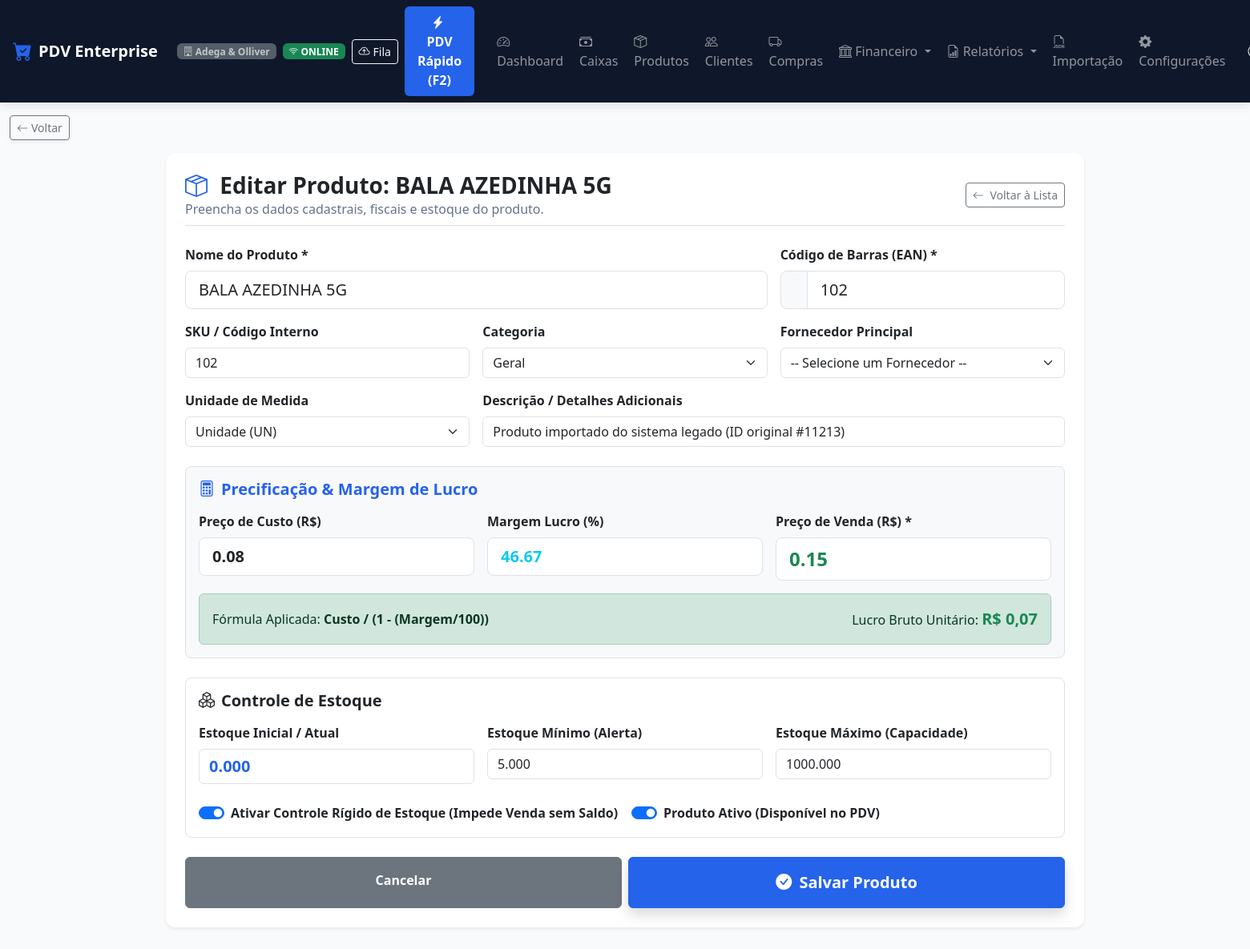
Page /produtos/editar/528/ (signed in) on the earlier database version.
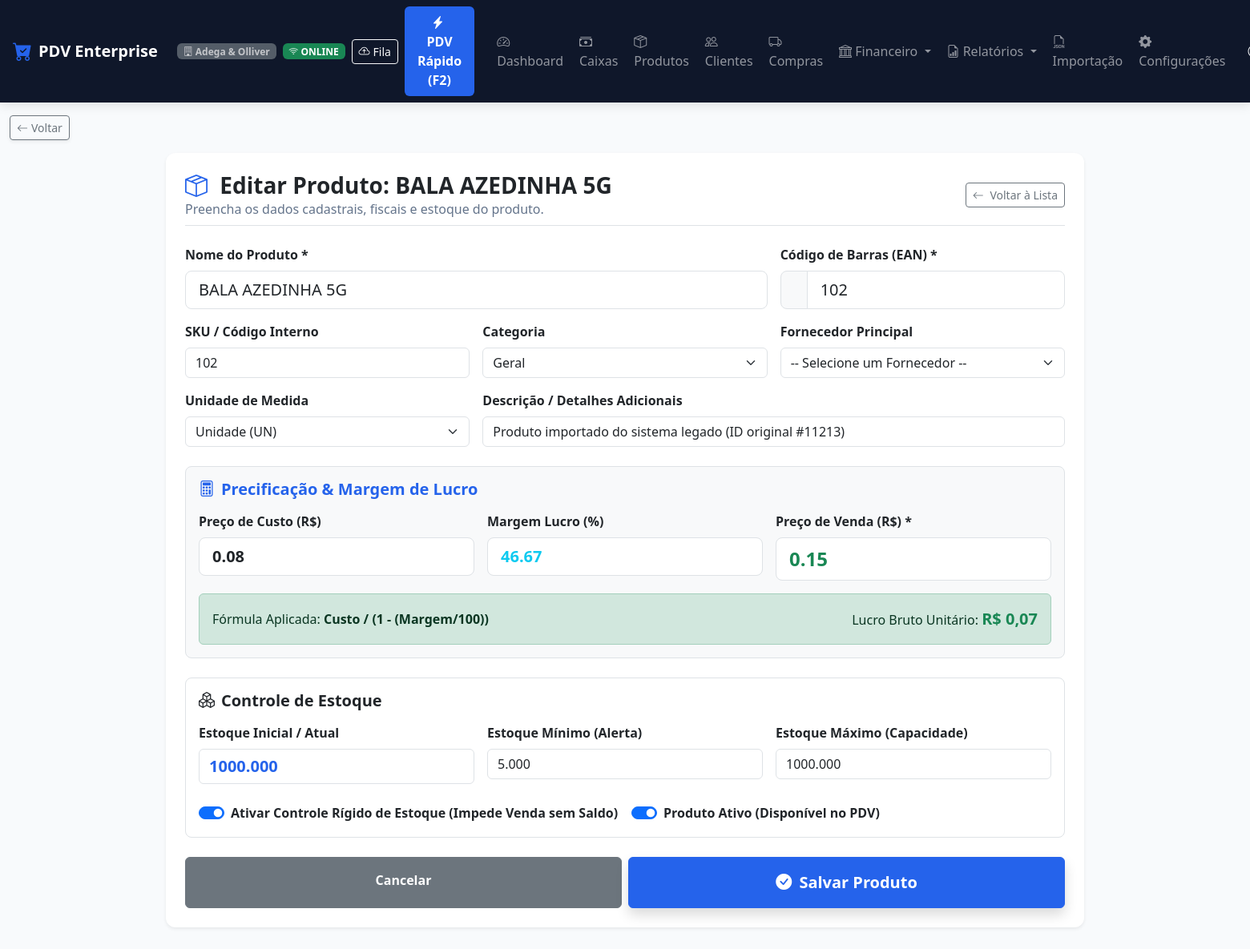
Same page on the later database version.
### apps/produtos/models.py (models this page shows, shortened)
class Produto(TenantModelMixin):
    UNIDADE_CHOICES = [
        ('UN', 'Unidade (UN)'),
        ('KG', 'Quilograma (KG)'),
        ('G', 'Grama (G)'),
        ('L', 'Litro (L)'),
        ('ML', 'Mililitro (ML)'),
        ('LT', 'Lata (LT)'),
        ('CX', 'Caixa (CX)'),
        ('PCT', 'Pacote (PCT)'),
        ('FD', 'Fardo (FD)'),
        ('M2', 'Metro Quadrado (M²)'),
    ]
    categoria = models.ForeignKey(Categoria, on_delete=models.SET_NULL, null=True, blank=True, related_name='produtos')
    fornecedor_principal = models.ForeignKey('clientes.Fornecedor', on_delete=models.SET_NULL, null=True, blank=True, related_name='produtos')
    codigo_barras = models.CharField('Código de Barras (EAN)', max_length=50, db_index=True)
    sku = models.CharField('SKU / Código Interno', max_length=50, blank=True, db_index=True)
    nome = models.CharField('Nome do Produto', max_length=200)
    descricao = models.TextField('Descrição / Detalhes', blank=True)
    preco_custo = models.DecimalField('Preço de Custo (R$)', max_digits=12, decimal_places=2, default=0.00)
    margem_lucro = models.DecimalField('Margem de Lucro Bruto (%)', max_digits=6, decimal_places=2, default=30.00, help_text="Cálculo base: Venda = Custo / (1 - (Margem/100))")
    preco_venda = models.DecimalField('Preço de Venda (R$)', max_digits=12, decimal_places=2, default=0.00)
    estoque_atual = models.DecimalField('Estoque Atual', max_digits=12, decimal_places=3, default=0.000)
    estoque_minimo = models.DecimalField('Estoque Mínimo', max_digits=12, decimal_places=3, default=5.000)
    estoque_maximo = models.DecimalField('Estoque Máximo', max_digits=12, decimal_places=3, default=1000.000, null=True, blank=True)
    unidade_medida = models.CharField('Unidade de Medida', max_length=10, choices=UNIDADE_CHOICES, default='UN')
    controle_estoque = models.BooleanField('Controla Estoque', default=True)
    imagem = models.ImageField('Imagem do Produto', upload_to='produtos/', null=True, blank=True)
    ativo = models.BooleanField('Ativo', default=True)
    class Meta:
        verbose_name = 'Produto'
        verbose_name_plural = 'Produtos'
        unique_together = ['empresa', 'codigo_barras']
    @property
    def lucro_real(self) -> Decimal:
        return calculate_profit_amount(self.preco_custo, self.preco_venda)

class Categoria(TenantModelMixin):
    nome = models.CharField('Nome da Categoria', max_length=100)
    descricao = models.TextField('Descrição', blank=True)
    ativo = models.BooleanField('Ativo', default=True)
    class Meta:
        verbose_name = 'Categoria'
        verbose_name_plural = 'Categorias'
        unique_together = ['empresa', 'nome']

### apps/produtos/views.py (the view, shortened to what this page needs)
# urls.py: path('editar/<int:pk>/', produto_form, name='produto_editar'),
@login_required
@permissao_required('pode_ajustar_estoque')
def produto_form(request, pk=None):
    empresa = request.tenant or request.user.empresa
    produto = get_object_or_404(Produto, pk=pk, empresa=empresa) if pk else None
    categorias = Categoria.objects.filter(empresa=empresa, ativo=True)
    fornecedores = Fornecedor.objects.filter(empresa=empresa, ativo=True)
    unidades = Produto.UNIDADE_CHOICES
    next_url = request.GET.get('next') or request.POST.get('next') or ''
    if next_url and not (next_url.startswith('/produtos/') or next_url.startswith('/')):
        next_url = ''
    return render(request, 'produtos/form.html', {
        'produto': produto,
        'categorias': categorias,
        'fornecedores': fornecedores,
        'unidades': unidades,
        'next_url': next_url,
    })

### apps/core/models.py (called while the page is built)
def get_current_tenant():
    return getattr(_thread_locals, 'tenant', None)

def set_current_tenant(tenant):
    _thread_locals.tenant = tenant

def clear_current_tenant():
    if hasattr(_thread_locals, 'tenant'):
        del _thread_locals.tenant

    def get_queryset(self):
        qs = TenantQuerySet(self.model, using=self._db)
        tenant = get_current_tenant()
        if tenant:
            return qs.filter(empresa=tenant)
        return qs

### apps/core/pricing.py (called while the page is built)
def calculate_profit_amount(cost_price: Decimal | float, sale_price: Decimal | float) -> Decimal:
    cost = Decimal(str(cost_price))
    sale = Decimal(str(sale_price))
    return (sale - cost).quantize(Decimal('0.01'), rounding=ROUND_HALF_UP)

### apps/empresas/context_processors.py (called while the page is built, shortened)
def configuracao_visual_context(request):
    empresa = getattr(request, 'tenant', None)
    if not empresa and hasattr(request, 'user') and request.user.is_authenticated:
        empresa = getattr(request.user, 'empresa', None)
    if empresa:
        config = getattr(empresa, 'configuracao_visual', None)
        if not config:
            config = empresa.get_configuracao_visual()
        return {
            'config_visual': config,
            'css_variables': config.to_css_variables()
        }

### templates/produtos/form.html (shortened to what the changed rows need)
{% extends 'base.html' %}
{% block content %}
<div class="row justify-content-center my-3">
    <div class="col-12 col-xl-9">
        <div class="card card-custom p-4 shadow-sm border-0">
            <div class="d-flex justify-content-between align-items-center mb-4 pb-2 border-bottom">
                <div>
                    <h3 class="fw-bold text-dark mb-0">
                        <i class="bi bi-box-seam text-primary me-2"></i>
                        {% if produto %}Editar Produto: {{ produto.nome }}{% else %}Cadastrar Novo Produto{% endif %}
                    </h3>
                    <p class="text-muted mb-0">Preencha os dados cadastrais, fiscais e estoque do produto.</p>
                </div>
            </div>
            <form method="post" enctype="multipart/form-data">
                <div class="row g-3 mb-3">
                    <div class="col-12 col-md-8">
                        <label for="nome" class="form-label fw-bold">Nome do Produto *</label>
                        <input type="text" name="nome" id="nome" class="form-control form-control-lg" value="{{ produto.nome|default:'' }}" placeholder="Ex: Cerveja Heineken 350ml Lata" required autofocus>
                    </div>
                    <div class="col-12 col-md-4">
                        <div class="input-group input-group-lg">
                            <span class="input-group-text"></span>
                            <input type="text" name="codigo_barras" id="codigo_barras" class="form-control" value="{{ produto.codigo_barras|default:'' }}" placeholder="Bipe ou digite" required>
                        </div>
                    </div>
                </div>
                <div class="row g-3 mb-3">
                    <div class="col-12 col-md-4">
                        <label for="sku" class="form-label fw-bold">SKU / Código Interno</label>
                        <input type="text" name="sku" id="sku" class="form-control" value="{{ produto.sku|default:'' }}" placeholder="Ex: BEB-001">
                    </div>
                    <div class="col-12 col-md-4">
                        <label for="categoria_id" class="form-label fw-bold">Categoria</label>
                        <select name="categoria_id" id="categoria_id" class="form-select">
                            {% for cat in categorias %}
                                <option value="{{ cat.id }}" {% if produto and produto.categoria_id == cat.id %}selected{% endif %}>{{ cat.nome }}</option>
                            {% endfor %}
                        </select>
                    </div>
                </div>
                <div class="row g-3 mb-4">
                    <div class="col-12 col-md-4">
                        <label for="unidade_medida" class="form-label fw-bold">Unidade de Medida</label>
                        <select name="unidade_medida" id="unidade_medida" class="form-select">
                            {% for code, label in unidades %}
                                <option value="{{ code }}" {% if produto and produto.unidade_medida == code %}selected{% elif not produto and code == 'UN' %}selected{% endif %}>{{ label }}</option>
                            {% endfor %}
                        </select>
                    </div>
                    <div class="col-12 col-md-8">
                        <label for="descricao" class="form-label fw-bold">Descrição / Detalhes Adicionais</label>
                        <input type="text" name="descricao" id="descricao" class="form-control" value="{{ produto.descricao|default:'' }}" placeholder="Informações de sabor, embalagem, marca...">
                    </div>
                </div>
                <div class="card p-3 bg-light border mb-4 rounded-3">
                    <div class="row g-3">
                        <div class="col-12 col-md-4">
                            <label for="preco_custo" class="form-label fw-bold">Preço de Custo (R$)</label>
                            <input type="number" step="0.01" min="0" name="preco_custo" id="preco_custo" class="form-control form-control-lg fw-bold" value="{% if produto %}{{ produto.preco_custo|stringformat:'.2f' }}{% else %}0.00{% endif %}" oninput="calcularPrecoVenda()">
                        </div>
                        <div class="col-12 col-md-4">
                            <label for="margem_lucro" class="form-label fw-bold">Margem Lucro (%)</label>
                            <input type="number" step="0.01" min="0" max="99.99" name="margem_lucro" id="margem_lucro" class="form-control form-control-lg fw-bold text-info" value="{% if produto %}{{ produto.margem_lucro|stringformat:'.2f' }}{% else %}30.00{% endif %}" oninput="calcularPrecoVenda()">
                        </div>
                        <div class="col-12 col-md-4">
                            <label for="preco_venda" class="form-label fw-bold">Preço de Venda (R$) *</label>
                            <input type="number" step="0.01" min="0" name="preco_venda" id="preco_venda" class="form-control form-control-lg fw-bold text-success fs-4" value="{% if produto %}{{ produto.preco_venda|stringformat:'.2f' }}{% else %}0.00{% endif %}" oninput="calcularMargem()">
                        </div>
                    </div>
                </div>
                <div class="card p-3 border mb-4 rounded-3">
                    <div class="row g-3 mb-3">
                        <div class="col-12 col-md-4">
                            <label for="estoque_atual" class="form-label fw-bold">Estoque Inicial / Atual</label>
                            <input type="number" step="0.001" min="0" name="estoque_atual" id="estoque_atual" class="form-control fw-bold fs-5 text-primary" value="{% if produto %}{{ produto.estoque_atual|stringformat:'.3f' }}{% else %}0.000{% endif %}">
                        </div>
                        <div class="col-12 col-md-4">
                            <label for="estoque_minimo" class="form-label fw-bold">Estoque Mínimo (Alerta)</label>
                            <input type="number" step="0.001" min="0" name="estoque_minimo" id="estoque_minimo" class="form-control" value="{% if produto %}{{ produto.estoque_minimo|stringformat:'.3f' }}{% else %}5.000{% endif %}">
                        </div>
                        <div class="col-12 col-md-4">
                            <label for="estoque_maximo" class="form-label fw-bold">Estoque Máximo (Capacidade)</label>
                            <input type="number" step="0.001" min="0" name="estoque_maximo" id="estoque_maximo" class="form-control" value="{% if produto and produto.estoque_maximo is not None %}{{ produto.estoque_maximo|stringformat:'.3f' }}{% elif not produto %}1000.000{% endif %}">
                        </div>
                    </div>
                    <div class="row g-3">
                        <div class="col-12 col-md-6">
                            <div class="form-check form-switch pt-2">
                                <input class="form-check-input" type="checkbox" name="controle_estoque" id="controle_estoque" {% if not produto or produto.controle_estoque %}checked{% endif %}>
                                <label class="form-check-label fw-bold" for="controle_estoque">Ativar Controle Rígido de Estoque (Impede Venda sem Saldo)</label>
                            </div>
                        </div>
                        <div class="col-12 col-md-6">
                            <div class="form-check form-switch pt-2">
                                <input class="form-check-input" type="checkbox" name="ativo" id="ativo" {% if not produto or produto.ativo %}checked{% endif %}>
                                <label class="form-check-label fw-bold" for="ativo">Produto Ativo (Disponível no PDV)</label>
                            </div>
                        </div>
                    </div>
                </div>
            </form>
        </div>
    </div>
</div>
{% endblock %}

Differences in the rows shown:
changed Produto "BALA AZEDINHA 5G": estoque_atual "0.000" → "1000.000"
